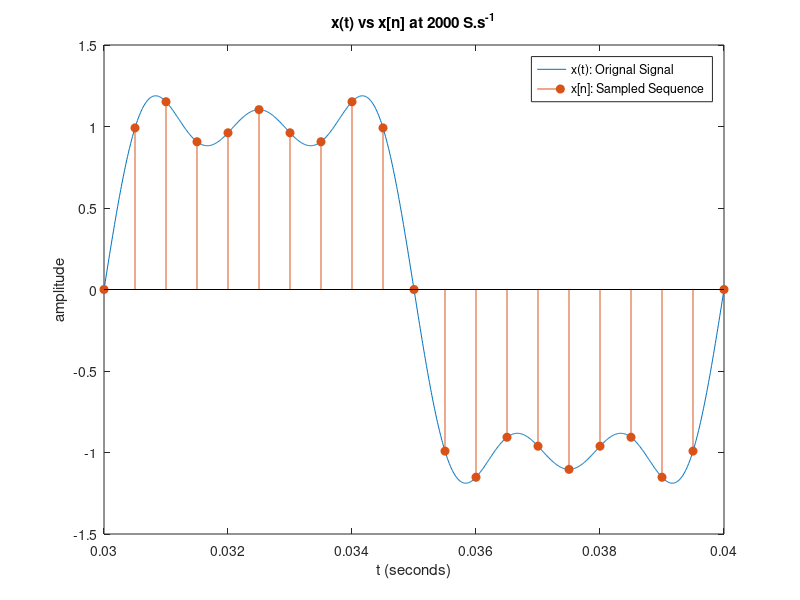
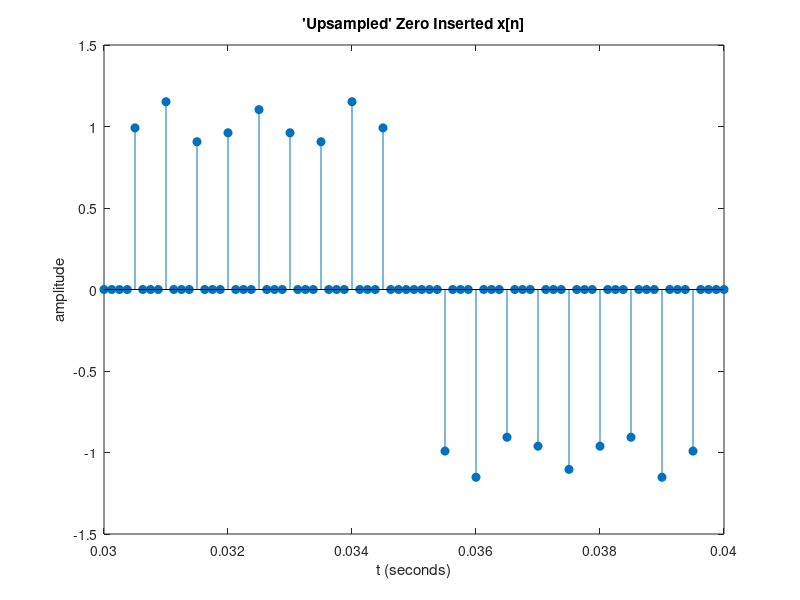
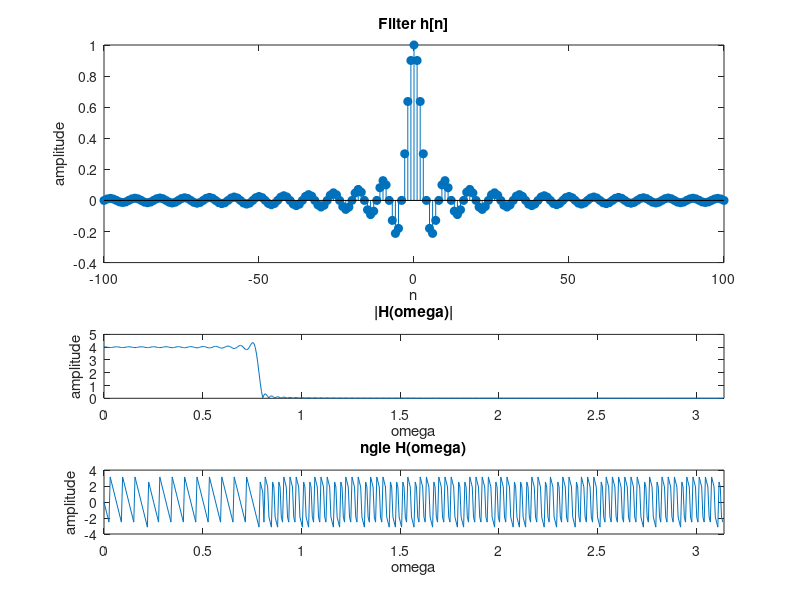
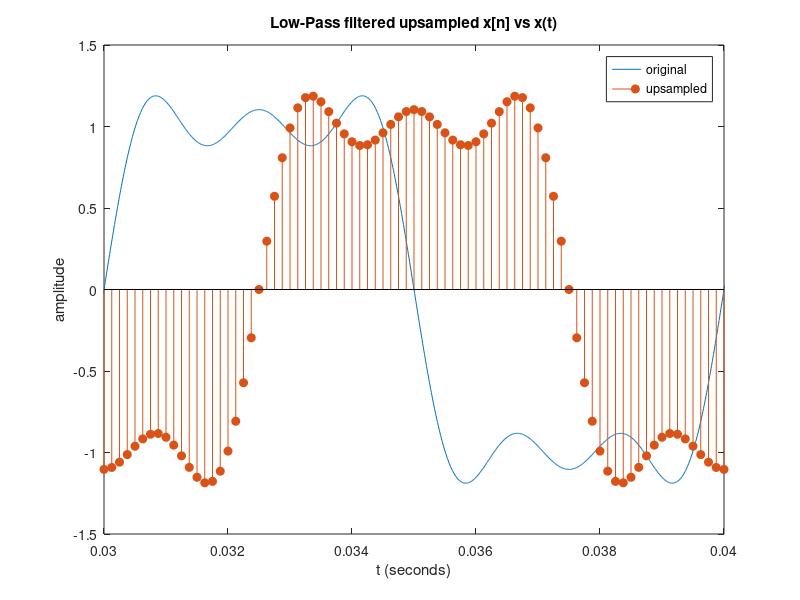

These figures' MATLAB source, in order:
clear
clc

f0 = 100;
Q = 2;
M = 4;
L = 100;
fs1 = 2000;
fs2 = 8000;
tmin = 30/1000;
tmax = 40/1000;

t = 0:0.00001:1;
t1 = 0:1/fs1:1;
t2 = 0:1/fs2:1;
n = -L:L;

x = zeros(Q+1, length(t)); %orignial signal
xs1 = zeros(Q+1, length(t1)); %x sampled at 2000Hz

% populate matrix
for q=0:Q
    x(q+1 , :) = (sin(2*pi*(2*q+1)*f0.*t))...
                        ./(2*q+1);
    
    xs1(q+1 , :) = (sin(2*pi*(2*q+1)*f0.*t1))...
                        ./(2*q+1);
end

%% 1

% define sums
x = 4./pi.*sum(x);
xs1 = 4./pi.*sum(xs1);

figure(1); % x vs x samples
plot(t,x)
hold on;
stem(t1,xs1, "filled")
xlim([tmin tmax]);
hold off;
title("x(t) vs x[n] at 2000 S.s^{-1}")
legend("x(t): Orignal Signal", "x[n]: Sampled Sequence");
xlabel("t (seconds)")
ylabel("amplitude")


%% 2
figure(2);
xs2 = upsample(xs1, M);
xs2 = xs2(1:8001);
stem(t2, xs2, "filled")
xlim([tmin tmax]);
title("'Upsampled' Zero Inserted x[n]")
xlabel("t (seconds)")
ylabel("amplitude")

%% 3
figure(3)
subplot(4,1,[1 2]);
h = M.*((sin(pi.*n./M))./(pi.*n));
h(101) = 1;
stem(n,h, "filled")
title("Filter h[n]")
xlabel("n")
ylabel("amplitude")
subplot(4,1,3);
[H, W] = freqz(h, 1, 500);
plot(W,abs(H))
xlim([0 pi]);
title("|H(\omega)|")
xlabel("\omega")
ylabel("amplitude")
subplot(4,1,4);
plot(W,angle(H))
xlim([0 pi]);
title("\angle H(\omega)");
xlabel("\omega")
ylabel("amplitude")



%% 4
figure(4)
y = filter(h,1,xs2);
plot(t,x)
hold on;
stem(t2, y, "filled");
hold off;
xlim([tmin tmax]);
title("Low-Pass filtered upsampled x[n] vs x(t)")
xlabel("t (seconds)")
ylabel("amplitude")
legend("original", "upsampled")

%% 5
figure(5)
n = 0:L;
del = zeros(1, L+1);
del(L+1) = -1;
yshift = filter(del, 1, y);
plot(t,x)
hold on;
stem(t2, yshift, "filled")
hold off;
xlim([tmin tmax]);
title("Delayed Upsampled x[n] vs x(t)")
xlabel("t (seconds)")
ylabel("amplitude")
legend("original", "upsampled")










